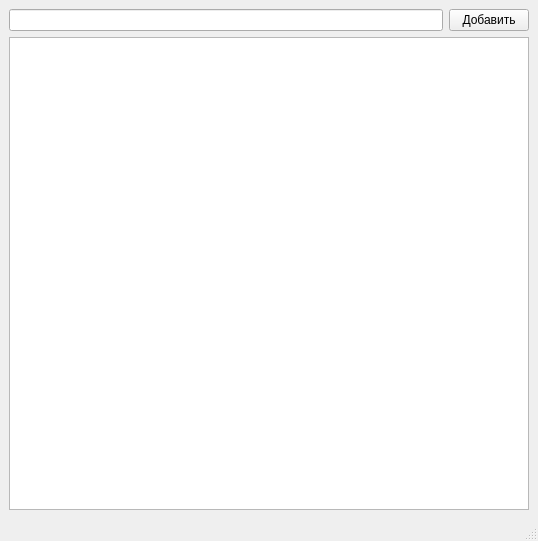
<?xml version="1.0" encoding="UTF-8"?>
<ui version="4.0">
 <class>MainWindow</class>
 <widget class="QMainWindow" name="MainWindow">
  <property name="geometry">
   <rect>
    <x>0</x>
    <y>0</y>
    <width>538</width>
    <height>541</height>
   </rect>
  </property>
  <property name="windowTitle">
   <string>MainWindow</string>
  </property>
  <widget class="QWidget" name="centralwidget">
   <layout class="QGridLayout" name="gridLayout">
    <item row="0" column="0">
     <widget class="QLineEdit" name="lineEdit"/>
    </item>
    <item row="0" column="1">
     <widget class="QPushButton" name="pushButton">
      <property name="text">
       <string>Добавить</string>
      </property>
     </widget>
    </item>
    <item row="1" column="0" colspan="2">
     <widget class="QTextEdit" name="textEdit">
      <property name="readOnly">
       <bool>true</bool>
      </property>
     </widget>
    </item>
   </layout>
  </widget>
  <widget class="QMenuBar" name="menubar">
   <property name="geometry">
    <rect>
     <x>0</x>
     <y>0</y>
     <width>538</width>
     <height>25</height>
    </rect>
   </property>
  </widget>
  <widget class="QStatusBar" name="statusbar"/>
 </widget>
 <resources/>
 <connections/>
</ui>
